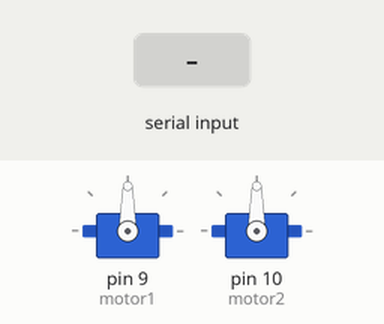
Simulated run of this sketch. Board: Arduino Uno, built with avr-gcc and run on an emulated ATmega328P. Shown: 2 × servo. Inputs (shaded band) come from the test bench.

Above: at 1.2 s.
1.3 s: "O" received over Serial
At 1.7 s:
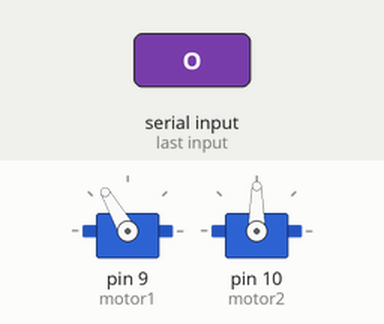
4.3 s: "P" received over Serial
At 5.1 s:
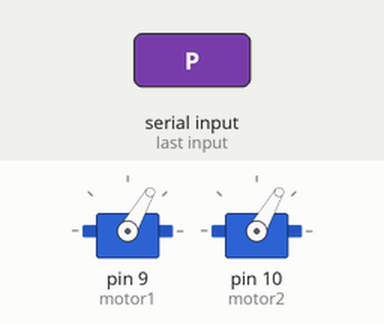
7.3 s: "M" received over Serial
At 8.6 s:
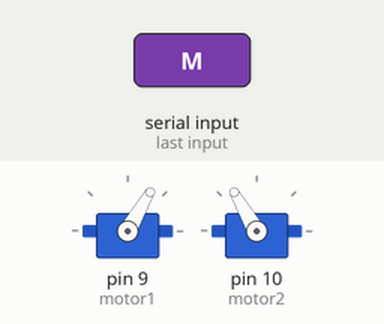
Timing chart, 0 to 10.8 s (numbered marks = the images above; inputs shaded):
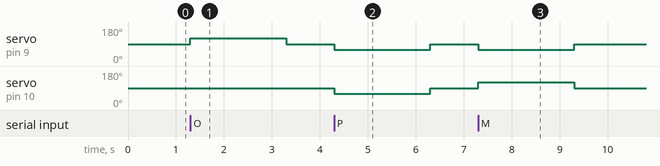

The sketch:

dustbin.ino
```cpp
#include <Servo.h>

Servo motor1;
Servo motor2;

void setup() {
  motor1.attach(9);  // Motor 1 to pin 9
  motor2.attach(10); // Motor 2 to pin 10
  Serial.begin(9600);
}

void loop() {
  if (Serial.available()) {
    char command = Serial.read();

    if (command == 'O') {
      // Organic: Motor1 Right
      motor1.write(120);
      motor2.write(90);
    }
    else if (command == 'P') {
      // Plastic: Motor1 Left + Motor2 Left
      motor1.write(60);
      motor2.write(60);
    }
    else if (command == 'M') {
      // Metal: Motor1 Left + Motor2 Right
      motor1.write(60);
      motor2.write(120);
    }

    delay(2000); // Hold position
    motor1.write(90); // Reset position
    motor2.write(90); // Reset position
  }
}
```

Measured:
- after the input at 1.3 s, servo on pin 9 (motor1): 90° → 120° at once, → 90° 2.0 s later
- after the input at 4.3 s, servo on pin 9 (motor1), servo on pin 10 (motor2): 90° → 60° at once, → 90° 2.0 s later
- after the input at 7.3 s, servo on pin 9 (motor1): 90° → 60° at once, → 90° 2.0 s later; servo on pin 10 (motor2): 90° → 120° at once, → 90° 2.0 s later
